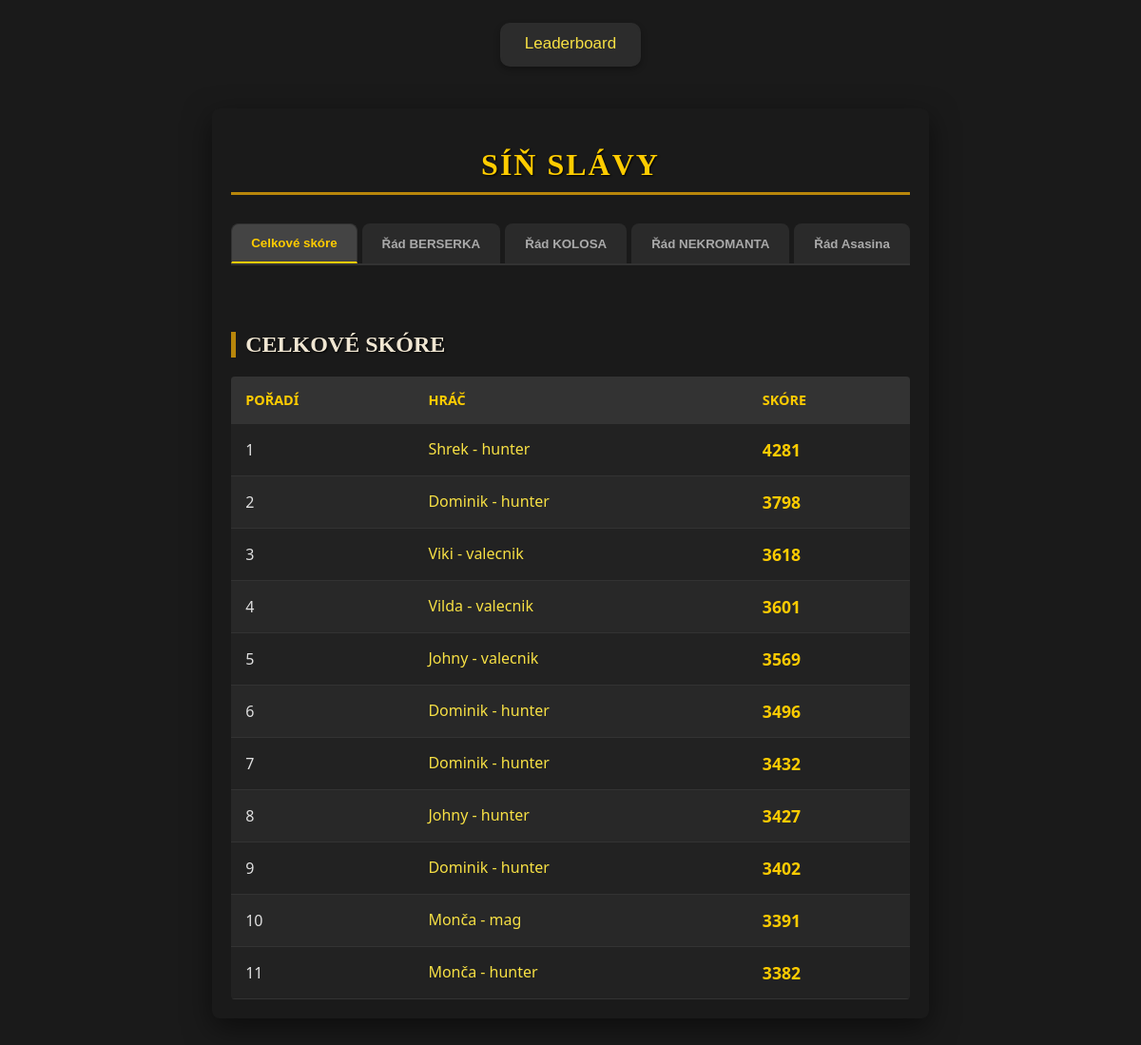
The app's page /leaderboard with its own data.
### game/models.py (models this page shows, shortened)
class player(models.Model):
    profile_img = models.ImageField(upload_to='profile_images/', blank=True, null=True)
    role_img_id = models.IntegerField(blank=True, null=True) # 1 = mág, 2 = hunter, 3 = warrior
    active = models.BooleanField(default=False)
    name = models.CharField(max_length=100, blank=True)
    lvl = models.IntegerField(default=1, blank=True)
    xp = models.IntegerField(default=0, blank=True)
    xp_need = models.IntegerField(default=50, blank=True)
    score_dmg_delt = models.IntegerField(default=0, blank=True)
    score_dmg_taken = models.IntegerField(default=0, blank=True)
    score_death_counter = models.IntegerField(default=0, blank=True)
    score_best_dmg = models.IntegerField(default=0, blank=True)
    score = models.IntegerField(default=0, blank=True)
    energie = models.IntegerField(default=200, blank=True, validators=[MinValueValidator(0), MaxValueValidator(200)])
    last_energy_update = models.DateTimeField(default=timezone.now)
    skill_points = models.IntegerField(default=0, blank=True)
    panak = models.IntegerField(default=0, blank=True)
    maly_kelimek = models.IntegerField(default=0, blank=True)
    velky_kelimek = models.IntegerField(default=0, blank=True)
    povolani = models.CharField(max_length=50, blank=True, default='nic')
    dmg = models.IntegerField(blank=True, default= 1)
    dmg_koef = models.FloatField(blank=True, default= 1)
    dmg_now = models.FloatField(blank=True, default= 1)
    armor = models.IntegerField(blank=True, default= 1)
    armor_koef = models.FloatField(blank=True, default= 1)
    armor_now = models.FloatField(blank=True, default= 1)
    hp = models.IntegerField(blank=True, default=1)
    hp_koef = models.FloatField(blank=True, default=1)
    hp_now = models.FloatField(blank=True, default=1)
    hp_actual_fight = models.IntegerField(blank=True, default=1)

### game/views.py (the view)
# urls.py: path('leaderboard', views.leaderboard, name='leaderboard'),
def leaderboard(request):
    all_players = player.objects.all().filter(active=True)
    all_achivements = achievements.objects.all()
    total_dmg_delt = all_achivements.order_by('total_dmg_delt').reverse()
    total_dmg_taken = all_achivements.order_by('total_dmg_taken').reverse()
    death_counter = all_achivements.order_by('death_counter')
    best_dmg = all_achivements.order_by('best_dmg_delt').reverse()
    total_score = all_players.order_by('score').reverse()
    score_dmg_delt = all_players.order_by('score_dmg_delt').reverse()
    score_dmg_taken = all_players.order_by('score_dmg_taken').reverse()
    score_death_counter = all_players.order_by('score_death_counter').reverse()
    score_best_dmg = all_players.order_by('score_best_dmg').reverse()
    return render(request, 'game/leaderboard.html', {
        'all_players': all_players,
        'total_score': total_score,
        'score_dmg_delt': score_dmg_delt,
        'score_dmg_taken': score_dmg_taken,
        'score_death_counter': score_death_counter,
        'score_best_dmg': score_best_dmg,
        'total_dmg_delt': total_dmg_delt,
        'total_dmg_taken': total_dmg_taken,
        'death_counter': death_counter,
        'best_dmg': best_dmg,
        })

### game/templates/game/leaderboard.html (shortened to what this page needs)
{% extends "base.html" %}
{% load static %}
{% block styly %}
    <link rel="stylesheet" href="{% static 'game/leaderboard.css' %}">
{% endblock styly %}
{% block content %}
<div class="leaderboard-wrapper">
    <h1 class="leaderboard-title">Síň slávy</h1>
    <div class="leaderboard-tabs" style="margin-bottom: 20px;">
        <button class="tab-btn active" onclick="showLeaderboard('total_score')">Celkové skóre</button>
        <button class="tab-btn" onclick="showLeaderboard('dmg_delt')">Řád BERSERKA</button>
        <button class="tab-btn" onclick="showLeaderboard('dmg_taken')">Řád KOLOSA</button>
        <button class="tab-btn" onclick="showLeaderboard('death_counter')">Řád NEKROMANTA</button>
        <button class="tab-btn" onclick="showLeaderboard('best_dmg')">Řád Asasina</button>
    </div>
    <div class="leaderboard-content">
        <div id="total_score" class="leaderboard-pane active">
            <h2>Celkové skóre</h2>
            <table class="pnp-table">
                <thead>
                    <tr><th>Pořadí</th><th>Hráč</th><th>Skóre</th></tr>
                </thead>
                <tbody>
                    {% for p in total_score %}
                    <tr>
                        <td>{{ forloop.counter }}</td>
                        <td class="player-name"> <a href="{% url 'player_info' p.id %}">{{ p.name }}</a></td>
                        <td class="value-highlight">{{ p.score }}</td>
                    </tr>
                    {% endfor %}
                </tbody>
            </table>
        </div>
    </div>
</div>
{% endblock content %}

### static/app.css (style rules this page uses)
body { background-color: #1a1a1a; color: #f0e6d2; font-family: 'Georgia', serif; margin: 0; padding: 20px; display: flex; flex-direction: column; align-items: center; position: relative; z-index: 1; }
body::before { content: ""; position: fixed; top: 0; left: 0; width: 100%; height: 100%; background-image: url('/media/pnp_logo.png'); background-repeat: no-repeat; background-size: cover; background-position: center; opacity: 0.05; z-index: -1; }
h1, h2, h3, h4 { color: #ffd700; text-shadow: 1px 1px 2px #000000; font-family: 'Trajan Pro', serif; text-transform: uppercase; }
h1 { border-bottom: 3px solid #b8860b; padding-bottom: 10px; margin-bottom: 25px; text-align: center; }
h2 { margin-top: 30px; color: #f0e6d2; font-size: 1.5rem; border-left: 5px solid #b8860b; padding-left: 10px; }
a { color: #f7e044; text-decoration: none; font-weight: 500; position: relative; display: inline-block; padding-bottom: 2px; transition: color 0.3s ease; }
a::after { content: ''; position: absolute; width: 100%; height: 2px; bottom: 0; left: 0; background-color: #f7e044; transform: scaleX(0); transform-origin: bottom right; transition: transform 0.3s ease-out; }

### game/static/game/leaderboard.css (style rules this page uses)
.leaderboard-wrapper { max-width: 1000px; margin: 40px auto; background-color: #1a1a1a; color: #e0e0e0; padding: 20px; border-radius: 8px; box-shadow: 0 10px 30px rgba(0,0,0,0.5); font-family: 'Segoe UI', Tahoma, Geneva, Verdana, sans-serif; }
.leaderboard-title { text-align: center; color: #ffcc00; text-transform: uppercase; letter-spacing: 2px; margin-bottom: 30px; }
.leaderboard-tabs { display: flex; justify-content: center; gap: 5px; margin-bottom: 0; border-bottom: 2px solid #333; }
.tab-btn { padding: 12px 20px; background: #2a2a2a; border: none; color: #aaa; cursor: pointer; font-weight: bold; border-radius: 8px 8px 0 0; transition: all 0.3s ease; border: 1px solid transparent; }
.tab-btn.active { background: #444; color: #ffcc00; border: 1px solid #333; border-bottom: 2px solid #ffcc00; }
.leaderboard-pane { display: none; padding-top: 20px; }
.leaderboard-pane.active { display: block; animation: fadeIn 0.4s ease; }
.pnp-table { width: 100%; border-collapse: collapse; background-color: #222; overflow: hidden; border-radius: 4px; }
.pnp-table thead { background-color: #333; color: #ffcc00; }
.pnp-table th, .pnp-table td { padding: 15px; text-align: left; border-bottom: 1px solid #333; }
.pnp-table th { text-transform: uppercase; font-size: 0.9rem; }
.pnp-table tbody tr:nth-child(even) { background-color: #282828; }
.player-name { font-weight: bold; color: #fff; }
.value-highlight { color: #ffcc00; font-size: 1.1rem; font-weight: bold; }

### records on screen
player: name "Shrek - hunter", score "4281"
player: name "Dominik - hunter", score "3798"
player: name "Viki - valecnik", score "3618"
player: name "Vilda - valecnik", score "3601"
player: name "Johny - valecnik", score "3569"
player: name "Dominik - hunter", score "3496"
player: name "Dominik - hunter", score "3432"
player: name "Johny - hunter", score "3427"
player: name "Dominik - hunter", score "3402"
player: name "Monča - mag", score "3391"
player: name "Monča - hunter", score "3382"
